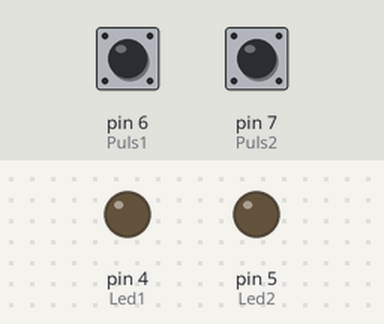
Simulated run of this sketch. Board: Arduino Uno, built with avr-gcc and run on an emulated ATmega328P. On the bench: output pins drawn as LEDs (lit = HIGH). Dashed ring = blinking. Inputs (shaded band) come from the test bench; at power-on: pin 6 (Puls1) HIGH, pin 7 (Puls2) HIGH.

Above: at 1.2 s.
1.3 s: pin 6 (Puls1) pulled LOW for 0.15 s
At 4.2 s:
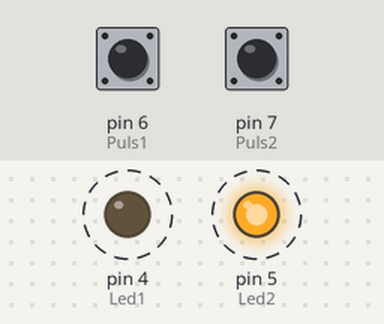
4.3 s: pin 7 (Puls2) pulled LOW for 0.15 s
At 5.1 s:
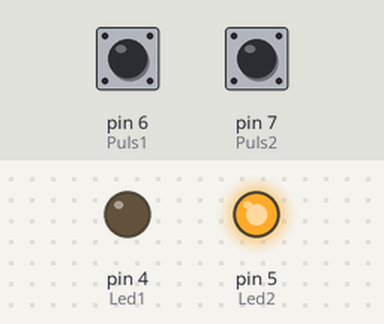
5.9 s: pin 6 (Puls1) pulled LOW for 1 s
At 8.8 s:
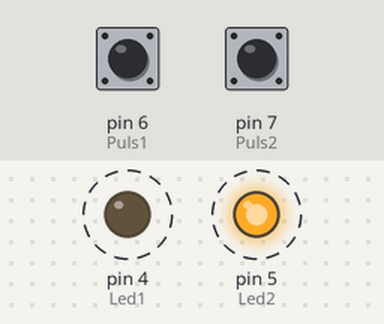
8.9 s: pin 7 (Puls2) pulled LOW for 1 s
At 10.0 s:
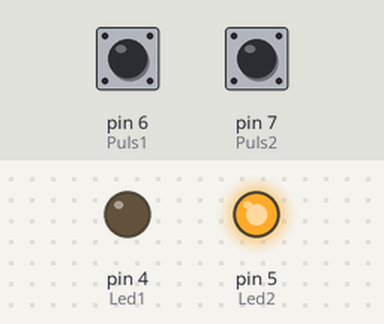
Timing chart, 0 to 11.9 s (numbered marks = the images above; inputs shaded):
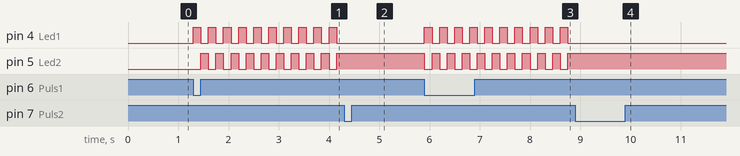

The sketch:

Alternar_Leds.ino
```cpp
//Alternar Leds
int Led1 = 4;
int Led2 = 5;
int Puls1 = 6;
int Puls2 = 7;

void setup() {
  pinMode(Led1, OUTPUT);
  pinMode(Led2, OUTPUT);
  pinMode(Puls1, INPUT_PULLUP);
  pinMode(Puls2, INPUT_PULLUP);
}

void loop() {
  if (digitalRead(Puls1) == LOW) {
    while (true) {
      digitalWrite(Led1, HIGH);
      digitalWrite(Led2, LOW);
      delay(150);
      if (digitalRead(Puls2) == LOW) break;


      digitalWrite(Led1, LOW);
      digitalWrite(Led2, HIGH);
      delay(150);
       if (digitalRead(Puls2) == LOW) break;
    }
  }
}
```

Measured:
- after the input at 1.3 s, pin 4 (Led1): alternates HIGH for 0.15 s and LOW for 0.15 s, starting at once; pin 5 (Led2): alternates HIGH for 0.15 s and LOW for 0.15 s, starting after 0.15 s
- after the input at 4.3 s, pin 4 (Led1): stops changing and stays LOW; pin 5 (Led2): stops changing and stays HIGH
- after the input at 5.9 s, pin 4 (Led1), pin 5 (Led2): alternates HIGH for 0.15 s and LOW for 0.15 s, starting at once
- after the input at 8.9 s, pin 4 (Led1): stops changing and stays LOW; pin 5 (Led2): stops changing and stays HIGH
